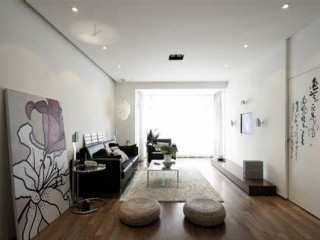
#> input picture benchmarks/_source/inside.jpg, 320 x 240 px
$ python camera_degrade.py ../benchmarks/_source/inside.jpg
#> lines starting #> are read from the running program, lines starting #| are printed output that depends on the picture
"""CAMERA_DEGRADATION_SIMULATOR — push a normal photo toward what the real
OV5640 at SVGA/JPEG will actually deliver, so we can measure how much image
quality loss costs us in AI usefulness *before the camera exists*.

The firmware captures `FRAMESIZE_SVGA` (800x600) JPEG at `jpeg_quality = 12`
(esp32-camera scale 0..63, lower = better) — see firmware/src/hal/esp32/
camera_esp.c. A clip-on camera on glasses also realistically suffers: soft
optics / slight defocus, hand-and-head motion blur, and — the big one — low
light, which both darkens the frame and amplifies sensor noise.

This tool models those, each independently parameterised, and records the exact
parameters it used alongside the output, so a degraded image is always
reproducible and explainable.

Pipeline order (matches physical reality): resize to sensor resolution -> optical
blur -> motion blur -> low-light response (gain/gamma) -> sensor noise -> JPEG
compression. Noise before JPEG so the encoder sees (and partially smears) it,
exactly as on a real sensor.

Usage:
    # one image with a named preset
    python tools/camera_degrade.py in.jpg --preset typical --out out.jpg

    # a whole folder, all presets, into a grid of artifacts
    python tools/camera_degrade.py in.jpg --all-presets --outdir run/degraded

    # custom knobs (override any preset field)
    python tools/camera_degrade.py in.jpg --preset clean --blur 1.5 --noise 8

Presets (clean -> worst_case) bracket the plausible range; `typical` is the
honest default expectation for an indoor, handheld capture.

As a library:
    from tools.camera_degrade import degrade, PRESETS
    out_img, params = degrade(pil_image, PRESETS["typical"])
"""

from __future__ import annotations

import argparse
import io
import json
from dataclasses import asdict, dataclass, replace
from pathlib import Path

import numpy as np
from PIL import Image, ImageFilter

# The sensor frame the firmware is configured for (camera_esp.c: FRAMESIZE_SVGA).
SVGA = (800, 600)


@dataclass(frozen=True)
class DegradeParams:
    """Every knob, with units, so the output is fully reproducible."""

    width: int = SVGA[0]
    height: int = SVGA[1]
    # Gaussian optical blur radius in pixels (0 = perfectly sharp optics).
    blur_radius: float = 0.0
    # Motion blur: kernel length in pixels and angle in degrees (0 length = none).
    motion_len: int = 0
    motion_angle: float = 0.0
    # Low-light response: brightness gain (<1 darkens) and gamma (>1 darkens mids).
    light_gain: float = 1.0
    light_gamma: float = 1.0
    # Sensor noise: Gaussian sigma in 8-bit levels (0 = clean).
    noise_sigma: float = 0.0
    # JPEG re-encode quality (Pillow 1..95, higher = better). The OV5640's
    # quality=12 is aggressive; ~30 here is the rough perceptual equivalent.
    jpeg_quality: int = 30
    # Deterministic noise for reproducible runs/tests.
    seed: int = 0


# Named operating points, ordered from best to worst case.
PRESETS: dict[str, DegradeParams] = {
    # Resolution + compression only: the best the SVGA sensor could ever do.
    "clean": DegradeParams(jpeg_quality=40),
    # Good lighting, steady hand: mild blur + light compression.
    "good_light": DegradeParams(blur_radius=0.6, noise_sigma=2.0, jpeg_quality=35),
    # Motion-dominant: a sharp, well-lit frame ruined by hand/head movement —
    # isolates "what does motion blur alone cost the AI?".
    "motion_blur": DegradeParams(
        blur_radius=0.4,
        motion_len=14,
        motion_angle=25.0,
        noise_sigma=3.0,
        jpeg_quality=32,
    ),
    # The honest default: indoor, handheld — soft, a little motion, some noise.
    "typical": DegradeParams(
        blur_radius=1.0,
        motion_len=4,
        motion_angle=20.0,
        light_gain=0.85,
        light_gamma=1.15,
        noise_sigma=6.0,
        jpeg_quality=28,
    ),
    # Dim room: darker, much noisier, softer — where vision models start to fail.
    "low_light": DegradeParams(
        blur_radius=1.3,
        motion_len=6,
        motion_angle=30.0,
        light_gain=0.5,
        light_gamma=1.5,
        noise_sigma=14.0,
        jpeg_quality=22,
    ),
    # Realistic bad capture: walking, dim, cheap optics, heavy compression.
    "worst_case": DegradeParams(
        blur_radius=2.0,
        motion_len=12,
        motion_angle=45.0,
        light_gain=0.4,
        light_gamma=1.7,
        noise_sigma=22.0,
        jpeg_quality=16,
    ),
}


def _apply_motion(img: Image.Image, length: int, angle_deg: float) -> Image.Image:
    """Linear motion blur by averaging `length` copies shifted along `angle`.

    Mathematically equivalent to convolving with a line kernel, but vectorised
    (np.roll) so it runs in milliseconds on an SVGA frame instead of minutes.
    Small wrap-around at the borders is negligible for our purpose.
    """
    if length <= 1:
        return img
    arr = np.asarray(img, dtype=np.float32)
    rad = np.deg2rad(angle_deg)
    dx, dy = np.cos(rad), np.sin(rad)
    acc = np.zeros_like(arr)
    for i in range(length):
        t = i - (length - 1) / 2.0
        shift = (int(round(dy * t)), int(round(dx * t)))
        acc += np.roll(arr, shift, axis=(0, 1))
    acc /= length
    return Image.fromarray(np.clip(acc, 0, 255).astype(np.uint8))


def degrade(image: Image.Image, params: DegradeParams) -> tuple[Image.Image, dict]:
    """Return (degraded RGB JPEG-decoded image, params dict actually used).

    The returned image is what a downstream consumer (the AI provider) would
    receive: it has been through a real JPEG encode/decode at the chosen quality.
    """
    img = image.convert("RGB")

    # 1. Sensor resolution — fit within SVGA, preserving aspect (a real frame is
    #    a fixed window; we keep proportions and let the AI see the resolution it
    #    will actually get).
    img.thumbnail((params.width, params.height), Image.LANCZOS)

    # 2. Optical blur (soft/defocused cheap lens).
    if params.blur_radius > 0:
        img = img.filter(ImageFilter.GaussianBlur(params.blur_radius))

    # 3. Motion blur (hand/head movement during capture).
    img = _apply_motion(img, params.motion_len, params.motion_angle)

    # 4. Low-light response: linear gain then gamma (darkens midtones).
    arr = np.asarray(img, dtype=np.float32) / 255.0
    if params.light_gain != 1.0:
        arr *= params.light_gain
    if params.light_gamma != 1.0:
        arr = np.power(np.clip(arr, 0.0, 1.0), params.light_gamma)

    # 5. Sensor noise (Gaussian; worse in the dark, which is physically why
    #    low-light presets pair high noise with low gain).
    if params.noise_sigma > 0:
        rng = np.random.default_rng(params.seed)
        noise = rng.normal(0.0, params.noise_sigma / 255.0, arr.shape)
        arr = arr + noise
    arr = np.clip(arr * 255.0, 0, 255).astype(np.uint8)
    img = Image.fromarray(arr)

    # 6. JPEG compression — encode at the target quality and decode back, so the
    #    consumer sees real compression artifacts (blocking, chroma loss).
    buf = io.BytesIO()
    img.save(buf, format="JPEG", quality=params.jpeg_quality)
    jpeg_bytes = buf.getvalue()
    decoded = Image.open(io.BytesIO(jpeg_bytes)).convert("RGB")

    used = asdict(params)
    used["output_format"] = "image/jpeg"
    used["output_size_bytes"] = len(jpeg_bytes)
    used["output_resolution"] = list(decoded.size)
    return decoded, used


def degrade_file(in_path, out_path, params: DegradeParams) -> dict:
    """Degrade a file on disk; write the JPEG and a sidecar .params.json."""
    out_path = Path(out_path)
    out_path.parent.mkdir(parents=True, exist_ok=True)
    src = Image.open(in_path)
    decoded, used = degrade(src, params)
    decoded.save(out_path, format="JPEG", quality=params.jpeg_quality)
    sidecar = out_path.with_suffix(".params.json")
    sidecar.write_text(json.dumps(used, indent=2), encoding="utf-8")
    return used


def _params_from_args(args) -> DegradeParams:
    base = PRESETS[args.preset]
    overrides = {}
    if args.blur is not None:
        overrides["blur_radius"] = args.blur
    if args.noise is not None:
        overrides["noise_sigma"] = args.noise
    if args.jpeg_quality is not None:
        overrides["jpeg_quality"] = args.jpeg_quality
    if args.gain is not None:
        overrides["light_gain"] = args.gain
    if args.seed is not None:
        overrides["seed"] = args.seed
    return replace(base, **overrides)


def main() -> None:
    p = argparse.ArgumentParser(description="Degrade a photo toward OV5640/SVGA quality.")
    p.add_argument("input", help="source image (any format Pillow reads)")
    p.add_argument("--preset", choices=list(PRESETS), default="typical")
    p.add_argument("--out", help="output JPEG path (single preset)")
    p.add_argument("--all-presets", action="store_true", help="emit every preset")
    p.add_argument("--outdir", default="run/degraded", help="dir for --all-presets")
    p.add_argument("--blur", type=float, help="override Gaussian blur radius (px)")
    p.add_argument("--noise", type=float, help="override noise sigma (levels)")
    p.add_argument("--jpeg-quality", type=int, dest="jpeg_quality", help="Pillow 1..95")
    p.add_argument("--gain", type=float, help="override low-light gain (<1 darkens)")
    p.add_argument("--seed", type=int, help="noise RNG seed")
    args = p.parse_args()

    if args.all_presets:
        outdir = Path(args.outdir)
        for name in PRESETS:
            out = outdir / f"{Path(args.input).stem}.{name}.jpg"
            used = degrade_file(args.input, out, PRESETS[name])
            print(f"{name:11s} -> {out}  ({used['output_size_bytes']} B, "
                  f"{used['output_resolution']})")
    else:
        out = Path(args.out) if args.out else Path("run/degraded") / (
            f"{Path(args.input).stem}.{args.preset}.jpg"
        )
        used = degrade_file(args.input, out, _params_from_args(args))
#> in degrade_file, src is the input picture: PIL image 320x240 RGB; mean R, G, B 156.3, 151.5, 145.6
#> in degrade, `img = img.filter(ImageFilter.GaussianBlur(params.blur_radius))`:
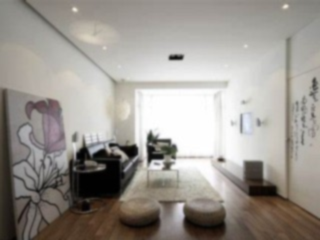
#> img: PIL image 320x240 RGB; mean R, G, B 156.1, 151.3, 145.3
#> the loop in _apply_motion, `for i in range(length):` made 4 passes
#> pass 1, in _apply_motion, `acc += np.roll(arr, shift, axis=(0, 1))`:
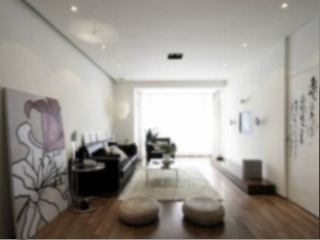
#> acc: shape (240, 320, 3) float32; mean R, G, B 156.1, 151.3, 145.3
#> in degrade, `arr *= params.light_gain`:
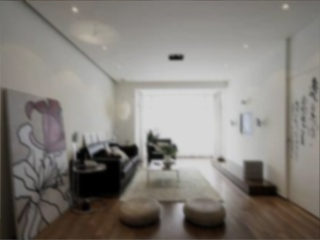
#> arr: shape (240, 320, 3) float32; mean R, G, B 0.519, 0.503, 0.483
#> in degrade, `arr = arr + noise`:
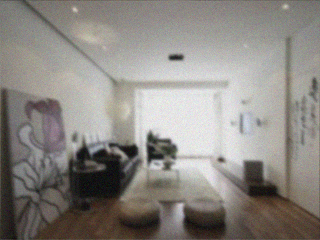
#> arr: shape (240, 320, 3) float64; mean R, G, B 0.477, 0.462, 0.442; drawn with min black and max white
#> in degrade, `decoded = Image.open(io.BytesIO(jpeg_bytes)).convert("RGB")`:
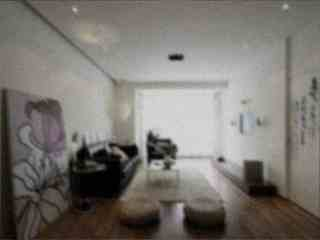
#> decoded: PIL image 320x240 RGB; mean R, G, B 121.4, 117.4, 112
#> in degrade_file, `decoded, used = degrade(src, params)`: used = 13 items
#> used = 13 items
        print(f"wrote {out} ({used['output_size_bytes']} B, {used['output_resolution']})")
#| wrote run/degraded/inside.typical.jpg (4593 B, [320, 240])
        print(f"params -> {out.with_suffix('.params.json')}")


if __name__ == "__main__":
    main()
